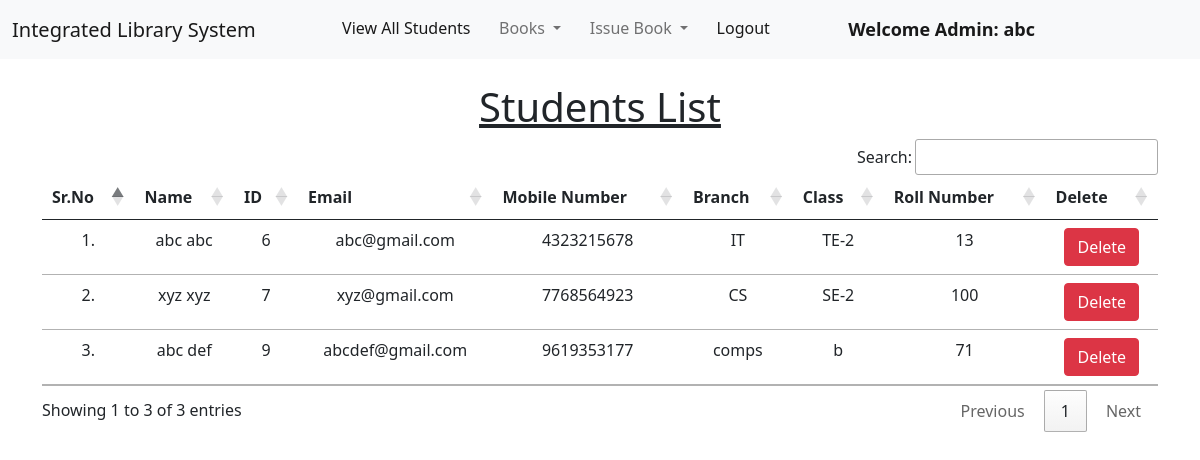
Page /view_students/ (signed in) on the committed database.
### library/models.py (models this page shows, shortened)
class Student(models.Model):
    user = models.OneToOneField(User, on_delete=models.CASCADE)
    classroom = models.CharField(max_length=10)
    branch = models.CharField(max_length=10)
    roll_no = models.CharField(max_length=3, blank=True)
    phone = models.CharField(max_length=10, blank=True)
    image = models.ImageField(upload_to="", blank=True)

### library/views.py (the view)
# urls.py: path("view_students/", views.view_students, name="view_students"),
@login_required(login_url = '/admin_login')
def view_students(request):
    students = Student.objects.all()
    return render(request, "view_students.html", {'students':students})

### library/templates/view_students.html (shortened to what this page needs)
{% extends 'admin_navbar.html' %}
{% load static %}
{% block body %}
<div class="container mt-4">
    <h1 class="text-center"><u>Students List</u></h1>
    <table class="table table-hover" id="example">
        <thead>
            <tr class="text-center">
                <th>Sr.No</th>
                <th>Name</th>
                <th>ID</th>
                <th>Email</th>
                <th>Mobile Number</th>
                <th>Branch</th>
                <th>Class</th>
                <th>Roll Number</th>
                <th>Delete</th>
            </tr>
        </thead>
        <tbody>
            {% for student in students %}
            <tr class="text-center">
                <td>{{forloop.counter}}.</td>
                <td>{{student.user.get_full_name}}</td>
                <td>{{student.user.id}}</td>
                <td>{{student.user.email}}</td>
                <td>{{student.phone}}</td>
                <td>{{student.branch}}</td>
                <td>{{student.classroom}}</td>
                <td>{{student.roll_no}}</td>
                <td><a href="/delete_student/{{student.id}}/" class="btn btn-danger" onclick="return confirm('Are you sure you want to delete this student?')">Delete</a></td>
            </tr>
            {% endfor %}
        </tbody>
    </table>
    </div>
{% endblock %}

### library/templates/admin_navbar.html (shortened to what this page needs)
<!doctype html>
<html lang="en">
  <head>
    <link href="https://cdn.jsdelivr.net/npm/bootstrap@5.1.0/dist/css/bootstrap.min.css" rel="stylesheet">
    <link rel="stylesheet" href="https://cdn.datatables.net/1.10.25/css/jquery.dataTables.min.css">
    <link rel="stylesheet" href="https://cdn.datatables.net/buttons/1.7.1/css/buttons.dataTables.min.css">
  </head>
  <body>
    <nav class="navbar navbar-expand-lg navbar-light bg-light">
        <div class="container-fluid">
          <a class="navbar-brand" href="#">Integrated Library System </a>
          <div class="collapse navbar-collapse" id="navbarSupportedContent">
            <ul class="navbar-nav me-auto mb-2 mb-lg-0">
              <li class="nav-item">
                <a class="nav-link active" aria-current="page" href="/view_students/">View All Students</a>
              </li>
              <li class="nav-item dropdown">
                <a class="nav-link dropdown-toggle" href="#" id="navbarDropdown" role="button" data-bs-toggle="dropdown" aria-expanded="false">
                  Books
                </a>
              </li>
              <li class="nav-item dropdown">
                <a class="nav-link dropdown-toggle" href="#" id="navbarDropdown" role="button" data-bs-toggle="dropdown" aria-expanded="false">
                  Issue Book
                </a>
              </li>
              <li class="nav-item">
                <a class="nav-link active" aria-current="page" href="/logout/">Logout</a>
              </li>
              <li class="nav-item">
                <a style="font-weight:600; font-family:'Segoe UI', Tahoma, Geneva, Verdana, sans-serif; font-size: large;" class="nav-link active" href="#">Welcome Admin: {{request.user}}</a>
              </li>
            </ul>
          </div>
        </div>
      </nav>
      {% block body %}
      {% endblock %}
  </body>
</html>

### rows in the picture
Student: user.get_full_name "abc abc", user.id "6", user.email "abc@gmail.com", phone "4323215678", branch "IT", classroom "TE-2", roll_no "13"
Student: user.get_full_name "xyz xyz", user.id "7", user.email "xyz@gmail.com", phone "7768564923", branch "CS", classroom "SE-2", roll_no "100"
Student: user.get_full_name "abc def", user.id "9", user.email "abcdef@gmail.com", phone "9619353177", branch "comps", classroom "b", roll_no "71"

### other values in the picture
{{ request.user }} "abc"
